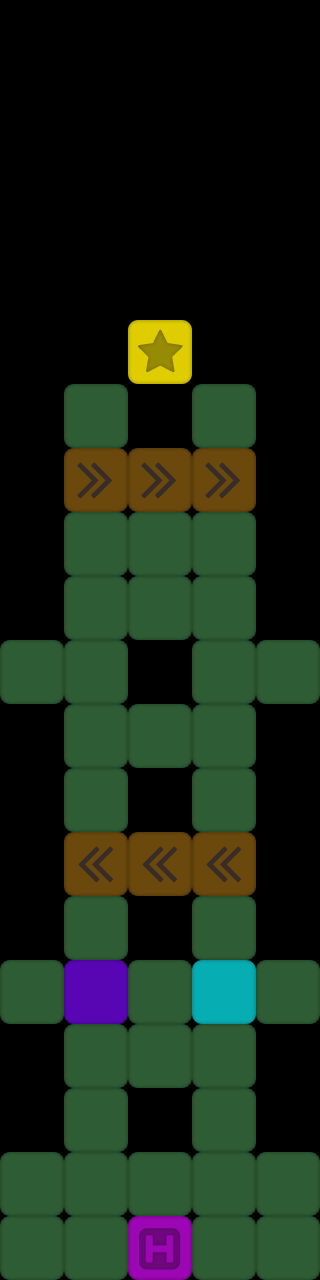

A 2D game scene composited from a Tiled map and its tileset images. What follows is a short description and the map's XML, with every tile layer's data as written:
An orthogonal 5x20 tile map with 64x64 px tiles, 1 tile layer (visualfg).

<map version="1.0" orientation="orthogonal" renderorder="left-up" width="5" height="20" tilewidth="64" tileheight="64" nextobjectid="7">
 <tileset firstgid="1" name="tiles" tilewidth="64" tileheight="64" tilecount="8">
  <image source="mapSprites.png" width="512" height="64" />
  <tile id="6">
   <properties>
    <property name="group" value="1" />
   </properties>
  </tile>
  <tile id="7">
   <properties>
    <property name="group" value="1" />
   </properties>
  </tile>
 </tileset>
 <layer name="visualfg" width="5" height="20">
  <data encoding="csv">
0,0,0,0,0,
0,0,0,0,0,
0,0,0,0,0,
0,0,0,0,0,
0,0,0,0,0,
0,0,5,0,0,
0,2,0,2,0,
0,4,4,4,0,
0,2,2,2,0,
0,2,2,2,0,
2,2,0,2,2,
0,2,2,2,0,
0,2,0,2,0,
0,3,3,3,0,
0,2,0,2,0,
2,7,2,8,2,
0,2,2,2,0,
0,2,0,2,0,
2,2,2,2,2,
2,2,6,2,2
</data>
 </layer>
</map>